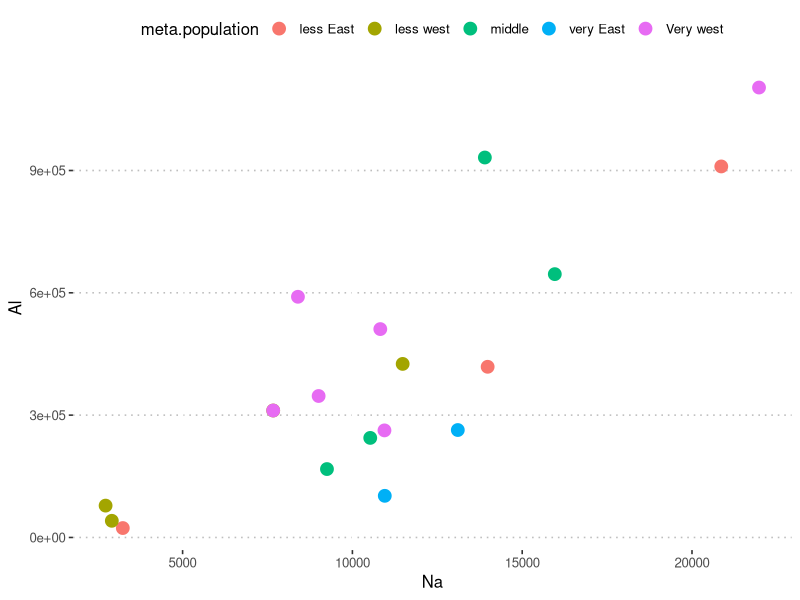

Generate this figure with R: (Note: this script raises an error after producing the figure.)
rm(list=ls())
#Analysis! #####################
library(ggplot2)
library(ggpubr)
#Read the combined data
dataCombined<-read.csv("data/dataCombined.csv")

#Make the plot! 
ggplot(dataCombined,aes(x=Na,y=Al))+geom_point(size=4,aes(col=meta.population))+theme_pubclean()
ggsave('results/Figures/Figure_1.png')


#Do the statistics
summary(lm(Na~Al,dataCombined))
  
